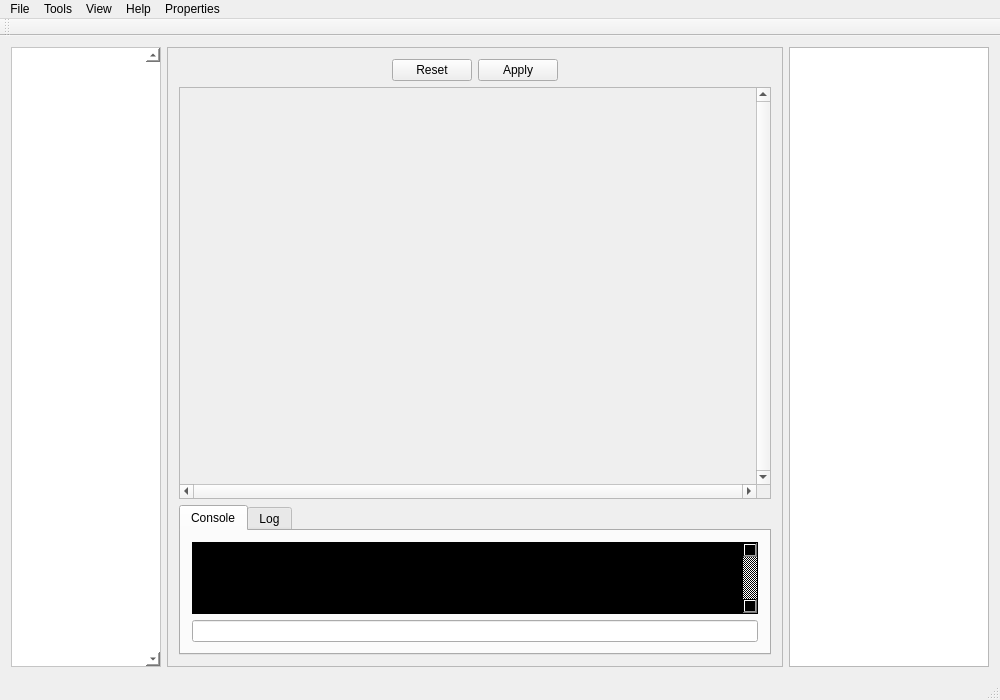
<?xml version="1.0" encoding="UTF-8"?>
<ui version="4.0">
 <class>MainWindow</class>
 <widget class="QMainWindow" name="MainWindow">
  <property name="geometry">
   <rect>
    <x>0</x>
    <y>0</y>
    <width>1000</width>
    <height>700</height>
   </rect>
  </property>
  <property name="sizePolicy">
   <sizepolicy hsizetype="Expanding" vsizetype="Expanding">
    <horstretch>0</horstretch>
    <verstretch>0</verstretch>
   </sizepolicy>
  </property>
  <property name="windowTitle">
   <string>ANISE GUI</string>
  </property>
  <widget class="QWidget" name="centralWidget">
   <layout class="QHBoxLayout" name="horizontalLayout">
    <item>
     <widget class="QScrollArea" name="NodeTypeArea">
      <property name="sizePolicy">
       <sizepolicy hsizetype="Fixed" vsizetype="MinimumExpanding">
        <horstretch>0</horstretch>
        <verstretch>0</verstretch>
       </sizepolicy>
      </property>
      <property name="minimumSize">
       <size>
        <width>150</width>
        <height>0</height>
       </size>
      </property>
      <property name="maximumSize">
       <size>
        <width>150</width>
        <height>16777215</height>
       </size>
      </property>
      <property name="autoFillBackground">
       <bool>true</bool>
      </property>
      <property name="styleSheet">
       <string notr="true">background-color: rgb(255, 255, 255);</string>
      </property>
      <property name="verticalScrollBarPolicy">
       <enum>Qt::ScrollBarAlwaysOn</enum>
      </property>
      <property name="widgetResizable">
       <bool>true</bool>
      </property>
      <widget class="QWidget" name="scrollAreaWidgetContents">
       <property name="geometry">
        <rect>
         <x>0</x>
         <y>0</y>
         <width>130</width>
         <height>16</height>
        </rect>
       </property>
       <property name="sizePolicy">
        <sizepolicy hsizetype="Preferred" vsizetype="Fixed">
         <horstretch>0</horstretch>
         <verstretch>0</verstretch>
        </sizepolicy>
       </property>
      </widget>
     </widget>
    </item>
    <item>
     <widget class="QFrame" name="frame_2">
      <property name="frameShape">
       <enum>QFrame::StyledPanel</enum>
      </property>
      <property name="frameShadow">
       <enum>QFrame::Raised</enum>
      </property>
      <layout class="QVBoxLayout" name="verticalLayout">
       <item>
        <widget class="QDialogButtonBox" name="buttonBox">
         <property name="standardButtons">
          <set>QDialogButtonBox::Apply|QDialogButtonBox::Reset</set>
         </property>
         <property name="centerButtons">
          <bool>true</bool>
         </property>
        </widget>
       </item>
       <item>
        <widget class="QScrollArea" name="scrollArea">
         <property name="sizePolicy">
          <sizepolicy hsizetype="MinimumExpanding" vsizetype="MinimumExpanding">
           <horstretch>0</horstretch>
           <verstretch>0</verstretch>
          </sizepolicy>
         </property>
         <property name="minimumSize">
          <size>
           <width>300</width>
           <height>300</height>
          </size>
         </property>
         <property name="acceptDrops">
          <bool>true</bool>
         </property>
         <property name="verticalScrollBarPolicy">
          <enum>Qt::ScrollBarAlwaysOn</enum>
         </property>
         <property name="horizontalScrollBarPolicy">
          <enum>Qt::ScrollBarAlwaysOn</enum>
         </property>
         <property name="sizeAdjustPolicy">
          <enum>QAbstractScrollArea::AdjustToContents</enum>
         </property>
         <property name="widgetResizable">
          <bool>true</bool>
         </property>
         <widget class="QWidget" name="scrollAreaWidgetContents_2">
          <property name="geometry">
           <rect>
            <x>0</x>
            <y>0</y>
            <width>583</width>
            <height>396</height>
           </rect>
          </property>
          <zorder>tabWidget</zorder>
         </widget>
        </widget>
       </item>
       <item>
        <widget class="QTabWidget" name="tabWidget">
         <property name="sizePolicy">
          <sizepolicy hsizetype="Expanding" vsizetype="Fixed">
           <horstretch>0</horstretch>
           <verstretch>0</verstretch>
          </sizepolicy>
         </property>
         <property name="minimumSize">
          <size>
           <width>0</width>
           <height>150</height>
          </size>
         </property>
         <property name="maximumSize">
          <size>
           <width>16777215</width>
           <height>150</height>
          </size>
         </property>
         <property name="whatsThis">
          <string>&lt;html&gt;&lt;head/&gt;&lt;body&gt;&lt;p&gt;&lt;br/&gt;&lt;/p&gt;&lt;/body&gt;&lt;/html&gt;</string>
         </property>
         <property name="autoFillBackground">
          <bool>true</bool>
         </property>
         <property name="currentIndex">
          <number>0</number>
         </property>
         <widget class="QWidget" name="tab">
          <attribute name="title">
           <string>Console</string>
          </attribute>
          <layout class="QVBoxLayout" name="verticalLayout_2">
           <item>
            <widget class="QTextBrowser" name="textBrowser">
             <property name="minimumSize">
              <size>
               <width>0</width>
               <height>0</height>
              </size>
             </property>
             <property name="autoFillBackground">
              <bool>false</bool>
             </property>
             <property name="styleSheet">
              <string notr="true">background-color: rgb(0, 0, 0);</string>
             </property>
             <property name="verticalScrollBarPolicy">
              <enum>Qt::ScrollBarAlwaysOn</enum>
             </property>
             <property name="horizontalScrollBarPolicy">
              <enum>Qt::ScrollBarAsNeeded</enum>
             </property>
            </widget>
           </item>
           <item>
            <widget class="QLineEdit" name="lineEdit"/>
           </item>
          </layout>
         </widget>
         <widget class="QWidget" name="tab_2">
          <attribute name="title">
           <string>Log</string>
          </attribute>
         </widget>
        </widget>
       </item>
      </layout>
     </widget>
    </item>
    <item>
     <widget class="QTableWidget" name="tableWidget">
      <property name="sizePolicy">
       <sizepolicy hsizetype="Fixed" vsizetype="Expanding">
        <horstretch>0</horstretch>
        <verstretch>0</verstretch>
       </sizepolicy>
      </property>
      <property name="minimumSize">
       <size>
        <width>100</width>
        <height>0</height>
       </size>
      </property>
      <property name="maximumSize">
       <size>
        <width>200</width>
        <height>16777215</height>
       </size>
      </property>
     </widget>
    </item>
   </layout>
  </widget>
  <widget class="QMenuBar" name="menuBar">
   <property name="geometry">
    <rect>
     <x>0</x>
     <y>0</y>
     <width>1000</width>
     <height>25</height>
    </rect>
   </property>
   <widget class="QMenu" name="menuFile">
    <property name="title">
     <string>File</string>
    </property>
    <addaction name="actionNew"/>
    <addaction name="actionSave"/>
    <addaction name="actionLoad"/>
    <addaction name="separator"/>
    <addaction name="actionExit"/>
   </widget>
   <widget class="QMenu" name="menuTools">
    <property name="title">
     <string>Tools</string>
    </property>
    <addaction name="actionDelete"/>
    <addaction name="actionAdd_Connection"/>
   </widget>
   <widget class="QMenu" name="menuHelp">
    <property name="title">
     <string>Help</string>
    </property>
    <addaction name="actionAbout"/>
    <addaction name="actionShortcuts"/>
   </widget>
   <widget class="QMenu" name="menuView">
    <property name="title">
     <string>View</string>
    </property>
    <addaction name="actionLevel_Of_Detail"/>
   </widget>
   <widget class="QMenu" name="menuProperties">
    <property name="title">
     <string>Properties</string>
    </property>
   </widget>
   <addaction name="menuFile"/>
   <addaction name="menuTools"/>
   <addaction name="menuView"/>
   <addaction name="menuHelp"/>
   <addaction name="menuProperties"/>
  </widget>
  <widget class="QToolBar" name="mainToolBar">
   <attribute name="toolBarArea">
    <enum>TopToolBarArea</enum>
   </attribute>
   <attribute name="toolBarBreak">
    <bool>false</bool>
   </attribute>
  </widget>
  <widget class="QStatusBar" name="statusBar"/>
  <action name="actionSave">
   <property name="text">
    <string>Save</string>
   </property>
  </action>
  <action name="actionLoad">
   <property name="text">
    <string>Load</string>
   </property>
  </action>
  <action name="actionExit">
   <property name="text">
    <string>Exit</string>
   </property>
  </action>
  <action name="actionNew">
   <property name="text">
    <string>New...</string>
   </property>
  </action>
  <action name="actionDelete">
   <property name="text">
    <string>Delete</string>
   </property>
  </action>
  <action name="actionAdd_Connection">
   <property name="text">
    <string>Add Connection</string>
   </property>
  </action>
  <action name="actionAbout">
   <property name="text">
    <string>About</string>
   </property>
  </action>
  <action name="actionShortcuts">
   <property name="text">
    <string>Shortcuts</string>
   </property>
  </action>
  <action name="actionLevel_Of_Detail">
   <property name="text">
    <string>Level Of Detail</string>
   </property>
  </action>
 </widget>
 <layoutdefault spacing="6" margin="11"/>
 <resources/>
 <connections/>
</ui>
